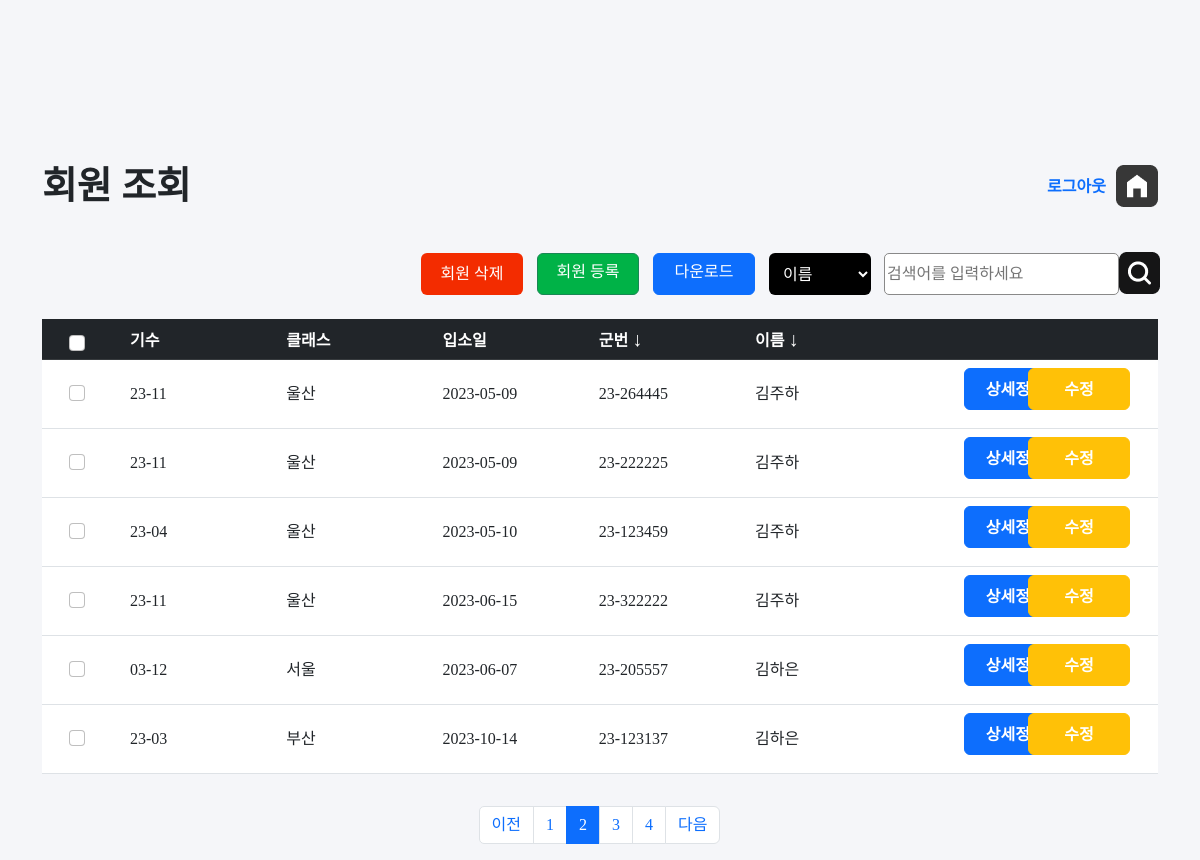
The page /jangseong/sort.php?page=2&act=a (signed in) on the database as committed earlier.
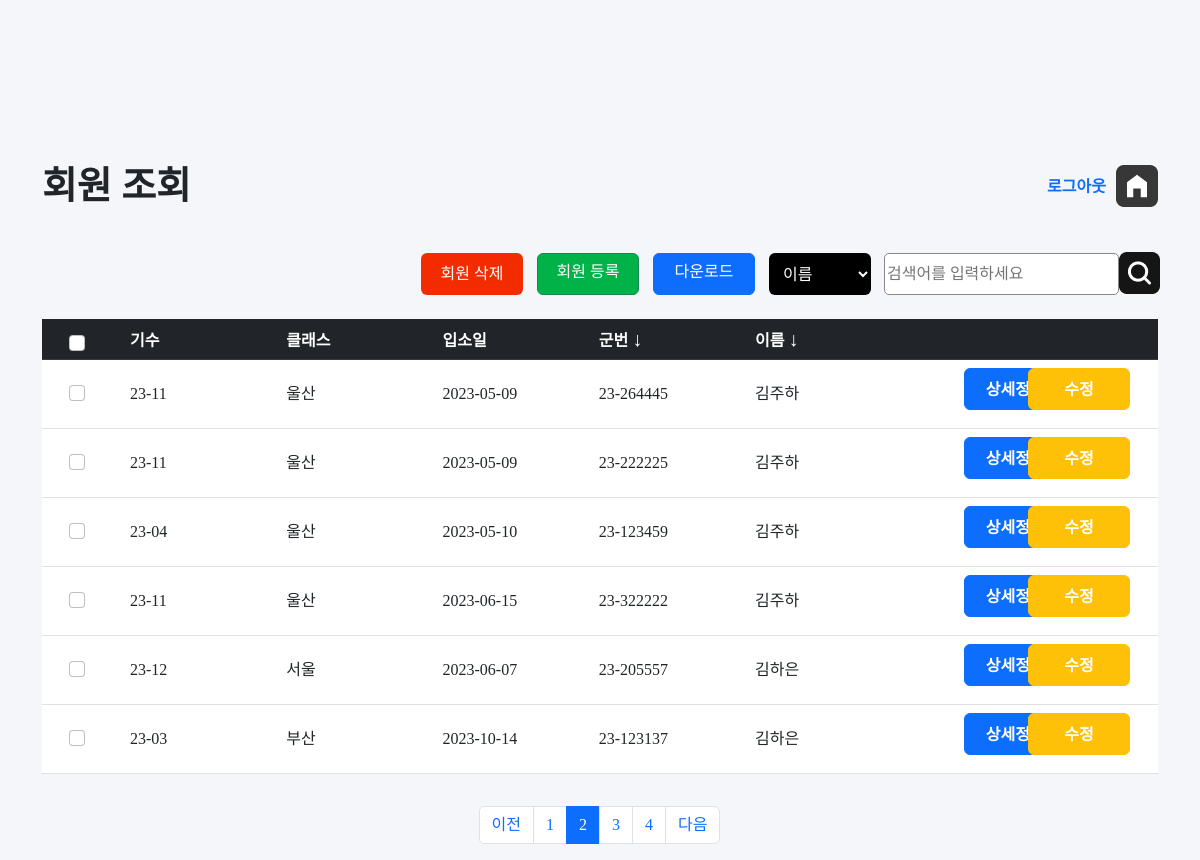
The same page on the database as committed later.
### tables this page shows
CREATE TABLE `member` (
  `id` int(11) NOT NULL,
  `num` varchar(10) NOT NULL,
  `class` varchar(10) NOT NULL,
  `date` date NOT NULL,
  `memID` varchar(20) NOT NULL,
  `name` varchar(20) NOT NULL,
  `password` varchar(20) NOT NULL
);

### jangseong/sort.php (the view, shortened to what the changed rows need)
<?php
require 'config.php';
if(!isset($_SESSION["login"]))
{
    echo "
    <div id='messagebox'>
    <script>
    alert('관리자 권한이 없는 계정입니다!');
    window.location.assign('index.php');
    </script>
    </div>
    ";
}
else{
?>
<!DOCTYPE html>
<html lang="en">
<head>
    <link rel="stylesheet" href="style.css">
    <link rel="stylesheet" href="src/bootstrap.min.css">
    <link rel="stylesheet" href="src/style.css">
</head>
<body>
    <div class="container"  >
        <div id="top">
            <h2>회원 조회</h2>
        </div>
    </div>
    <div class="container ">
        <div id="main">
            <form method="get" action="delete.php" name="listmember">
            <table class="table">
                <thead class="table-dark">
                <tr>
                    <th  class="text-center firstcol"  ><input class="form-check-input checklist" type="checkbox" id="myCheck" onclick="checkall()" style="position:relative; left:-5px; "></th>
                    <th class="listcol">기수</th>
                    <th class="listcol">클래스</th>
                    <th class="listcol">입소일</th>
                    <th class="listcol">군번 <a href="sort2.php?act=a" class="btnsort">&#8595;</a></th>
                    <th class="listcol">이름
                        <?php
                        if(!isset($_GET["act"])){
                            $sort ="";
                        }
                        else{
                        $sort = $_GET["act"];
                        }
                        if($sort=="a"){
                            echo "<a href='sort.php?act=b' class='btnsort'>&#8595; </a> ";
                        }
                        else{
                            echo "<a href='sort.php?act=a' class='btnsort'>&#8593; </a> ";
                        }
                        ?>
                    </th>
                    <th >&nbsp;</th>
                </tr>
                </thead>
                <tbody>
                <?php
                    $per_page_record = 6;
                    if (isset($_GET["page"])) {
                        $page  = $_GET["page"];
                    }
                    else {
                        $page=1;
                    }
                    $start_from = ($page-1) * $per_page_record;
                    if($sort=="a"){
                        $sql = "SELECT * FROM member  ORDER BY name  ASC LIMIT $start_from, $per_page_record ";
                    }
                    else{
                        $sql = "SELECT * FROM member  ORDER BY name DESC LIMIT $start_from, $per_page_record ";
                    }
                    $result = $conn->query($sql);
                    if ($result->num_rows > 0) {
                    $num = 0;
                    while($row = $result->fetch_assoc()) {
                        $memberID=$row['id'];
                ?>
                <tr>
                    <td class="text-center" > <input class="form-check-input justify-content-center checkitem"  style="position:relative; left:-5px; "  type="checkbox" id="myCheck<?php  echo $num;?>" name="mem[]" value="<?php echo $row['id'];?>"></td>
                    <td><?php echo $row['num']; ?></td>
                    <td><?php echo $row['class']; ?></td>
                    <td><?php echo $row['date']; ?></td>
                    <td><?php echo $row['memID']; ?></td>
                    <td><?php echo $row['name']; ?></td>
                    <td id="cot" ><a href="view.php?memID=<?php echo $row['memID']; ?>" class="btn btn-primary btnfix" style="position:relative; left:53px;" >상세정보</a> <a href="edit.php?id=<?php echo $memberID ?>" class="btn btn-warning btnfix" style="color:white; float:right; margin-right:20px; position:relative; " >수정</a></td>
             </tr>
                <?php
                    $num+=1;
                }
                } else {
                echo "0 results";
                }
                ?>
                </tbody>
            </table>
            </form>
        </div>
    </div>
</body>
</html>
<?php
}
?>

Rows that differ between the two databases and show on the page:
changed member "서울": num "03-12" → "23-12"
